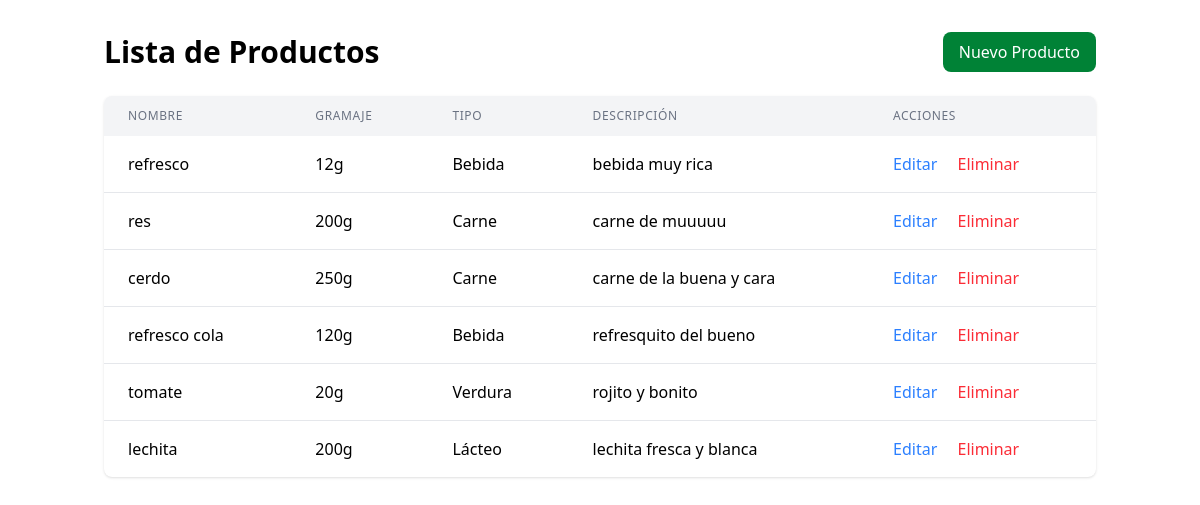
/gestion_product/products/, run on an earlier commit of the app's database.
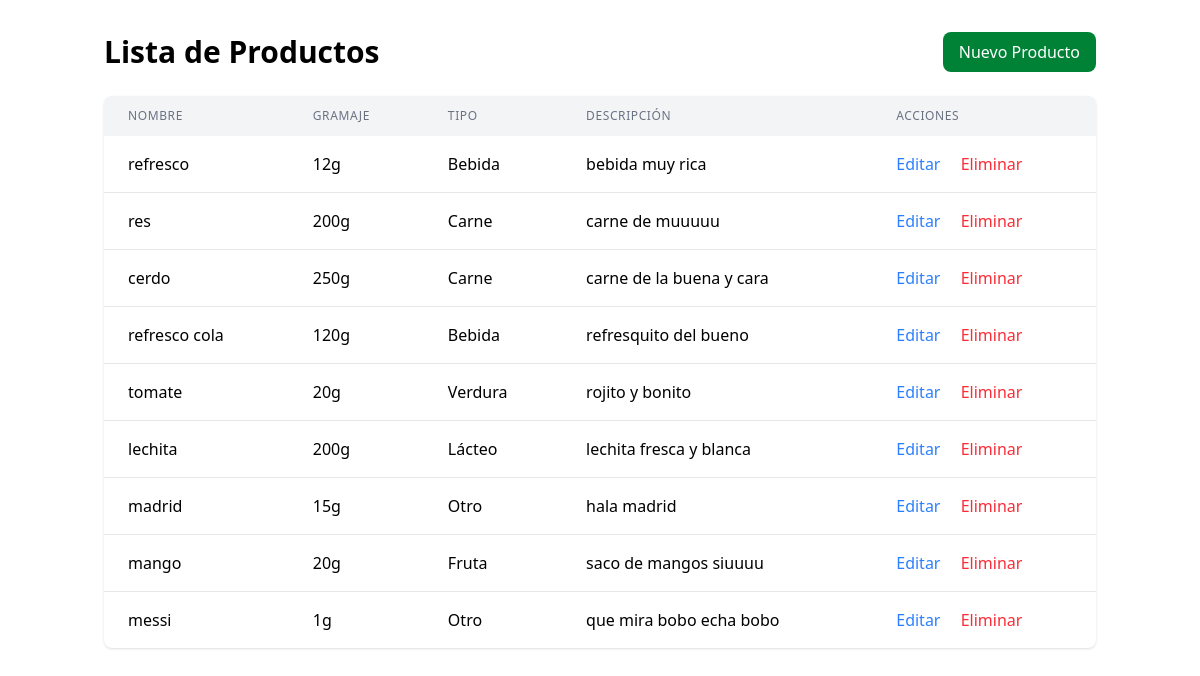
And on a later commit of the database.
### index/modules/products/models.py (models this page shows, shortened)
class Producto(models.Model):
    TYPE_CHOICES = [
        ('Lácteo', 'Lácteo'),
        ('Fruta', 'Fruta'),
        ('Verdura', 'Verdura'),
        ('Carne', 'Carne'),
        ('Bebida', 'Bebida'),
        ('Otro', 'Otro'),
    ]
    nombre = models.CharField(max_length=100)
    gramaje = models.PositiveIntegerField(help_text="Peso en gramos")
    descripcion = models.TextField(blank=True, null=True)
    tipo = models.CharField(max_length=50, choices=TYPE_CHOICES, default='Otro')

### index/modules/products/view.py (the view)
class ProductoListView(ListView):
    model = Producto
    template_name = 'product/list.html'
    context_object_name = 'products'

### index/templates/product/list.html
{% extends 'layout.html' %}
{% block content %}
<div class="container mx-auto px-4 py-8">
    <div class="flex justify-between items-center mb-6">
        <h1 class="text-3xl font-bold">Lista de Productos</h1>
        <a href="{% url 'product_create' %}" class="bg-green-700 text-white px-4 py-2 rounded-lg hover:bg-green-900">
            Nuevo Producto
        </a>
    </div>
    <div class="bg-white rounded-lg shadow overflow-hidden">
        <table class="min-w-full">
            <thead class="bg-gray-100">
                <tr>
                    <th class="px-6 py-3 text-left text-xs font-medium text-gray-500 uppercase tracking-wider">Nombre</th>
                    <th class="px-6 py-3 text-left text-xs font-medium text-gray-500 uppercase tracking-wider">Gramaje</th>
                    <th class="px-6 py-3 text-left text-xs font-medium text-gray-500 uppercase tracking-wider">Tipo</th>
                    <th class="px-6 py-3 text-left text-xs font-medium text-gray-500 uppercase tracking-wider">Descripción</th>
                    <th class="px-6 py-3 text-left text-xs font-medium text-gray-500 uppercase tracking-wider">Acciones</th>
                </tr>
            </thead>
            <tbody class="divide-y divide-gray-200">
                {% for producto in products %}
                <tr>
                    <td class="px-6 py-4">{{ producto.nombre }}</td>
                    <td class="px-6 py-4">{{ producto.gramaje }}g</td>
                    <td class="px-6 py-4">{{ producto.tipo }}</td>
                    <td class="px-6 py-4">{{ producto.descripcion|truncatechars:50 }}</td>
                    <td class="px-6 py-4">
                        <a href="{% url 'product_update' producto.id %}" class="text-blue-500 hover:text-blue-700 mr-4">Editar</a>
                        <a href="{% url 'product_delete' producto.id %}" class="text-red-500 hover:text-red-700">Eliminar</a>
                    </td>
                </tr>
                {% endfor %}
            </tbody>
        </table>
    </div>
</div>
{% endblock %}

What changed in the data, as far as the page shows it:
added Producto: nombre "madrid", gramaje "15", tipo "Otro", descripcion "hala madrid"
added Producto: nombre "mango", gramaje "20", tipo "Fruta", descripcion "saco de mangos siuuuu"
added Producto: nombre "messi", gramaje "1", tipo "Otro", descripcion "que mira bobo echa bobo"
